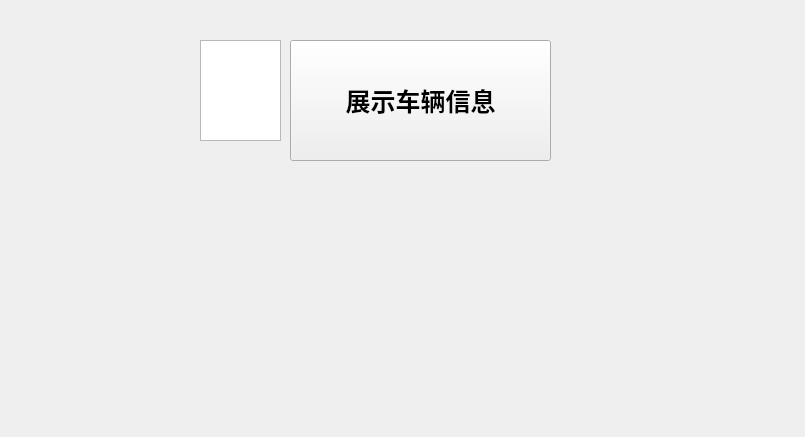
<?xml version="1.0" encoding="UTF-8"?>
<ui version="4.0">
 <class>ShowVehicle</class>
 <widget class="QWidget" name="ShowVehicle">
  <property name="geometry">
   <rect>
    <x>0</x>
    <y>0</y>
    <width>805</width>
    <height>437</height>
   </rect>
  </property>
  <property name="font">
   <font>
    <pointsize>18</pointsize>
   </font>
  </property>
  <property name="windowTitle">
   <string>Form</string>
  </property>
  <widget class="QPushButton" name="TestButton">
   <property name="geometry">
    <rect>
     <x>290</x>
     <y>40</y>
     <width>261</width>
     <height>121</height>
    </rect>
   </property>
   <property name="font">
    <font>
     <pointsize>19</pointsize>
     <bold>true</bold>
    </font>
   </property>
   <property name="text">
    <string>展示车辆信息</string>
   </property>
  </widget>
  <widget class="QTableView" name="tableView">
   <property name="geometry">
    <rect>
     <x>200</x>
     <y>40</y>
     <width>81</width>
     <height>101</height>
    </rect>
   </property>
  </widget>
 </widget>
 <resources/>
 <connections/>
</ui>
